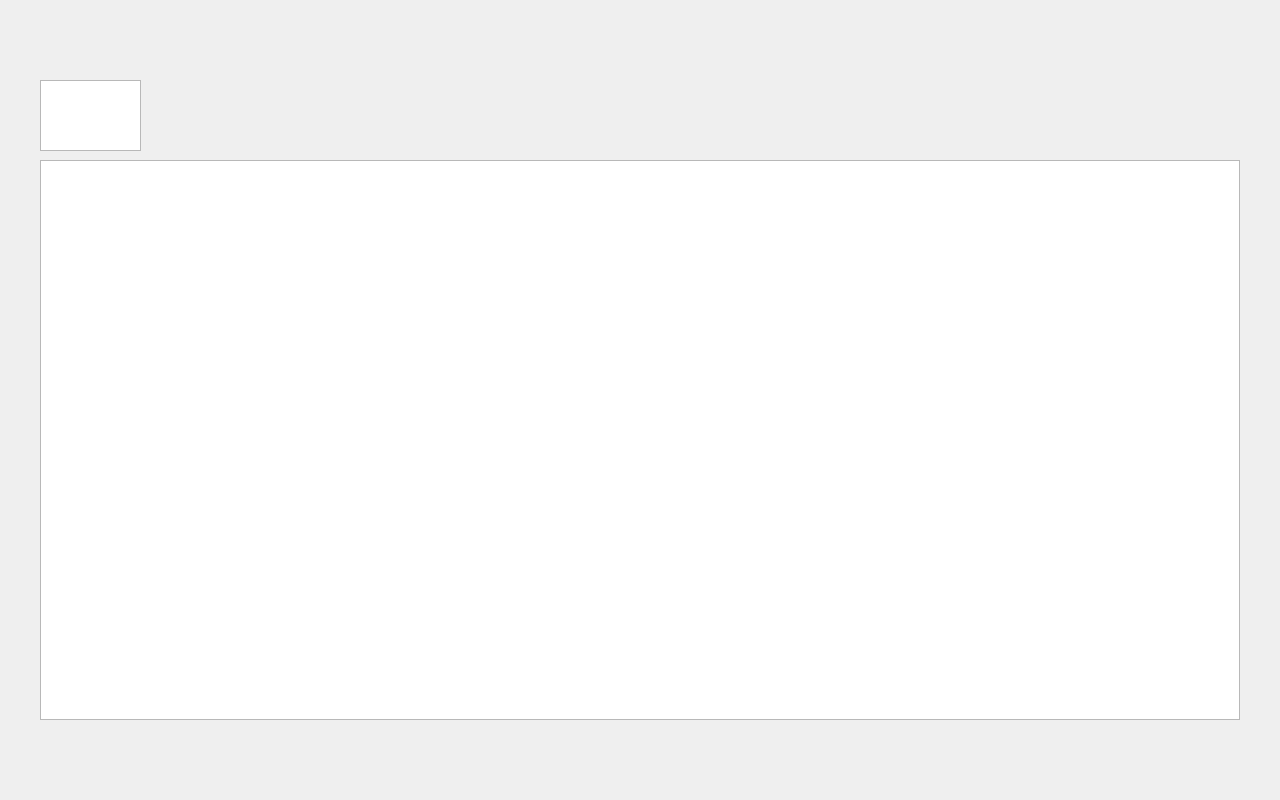
<?xml version="1.0" encoding="UTF-8"?>
<ui version="4.0">
 <class>SettingWindow</class>
 <widget class="QDialog" name="SettingWindow">
  <property name="geometry">
   <rect>
    <x>0</x>
    <y>0</y>
    <width>1280</width>
    <height>800</height>
   </rect>
  </property>
  <property name="windowTitle">
   <string>SettingWindow</string>
  </property>
  <widget class="QListView" name="menulist">
   <property name="geometry">
    <rect>
     <x>40</x>
     <y>160</y>
     <width>1200</width>
     <height>560</height>
    </rect>
   </property>
  </widget>
  <widget class="QGraphicsView" name="return_btn">
   <property name="geometry">
    <rect>
     <x>40</x>
     <y>80</y>
     <width>101</width>
     <height>71</height>
    </rect>
   </property>
  </widget>
 </widget>
 <layoutdefault spacing="6" margin="11"/>
 <resources/>
 <connections/>
</ui>
